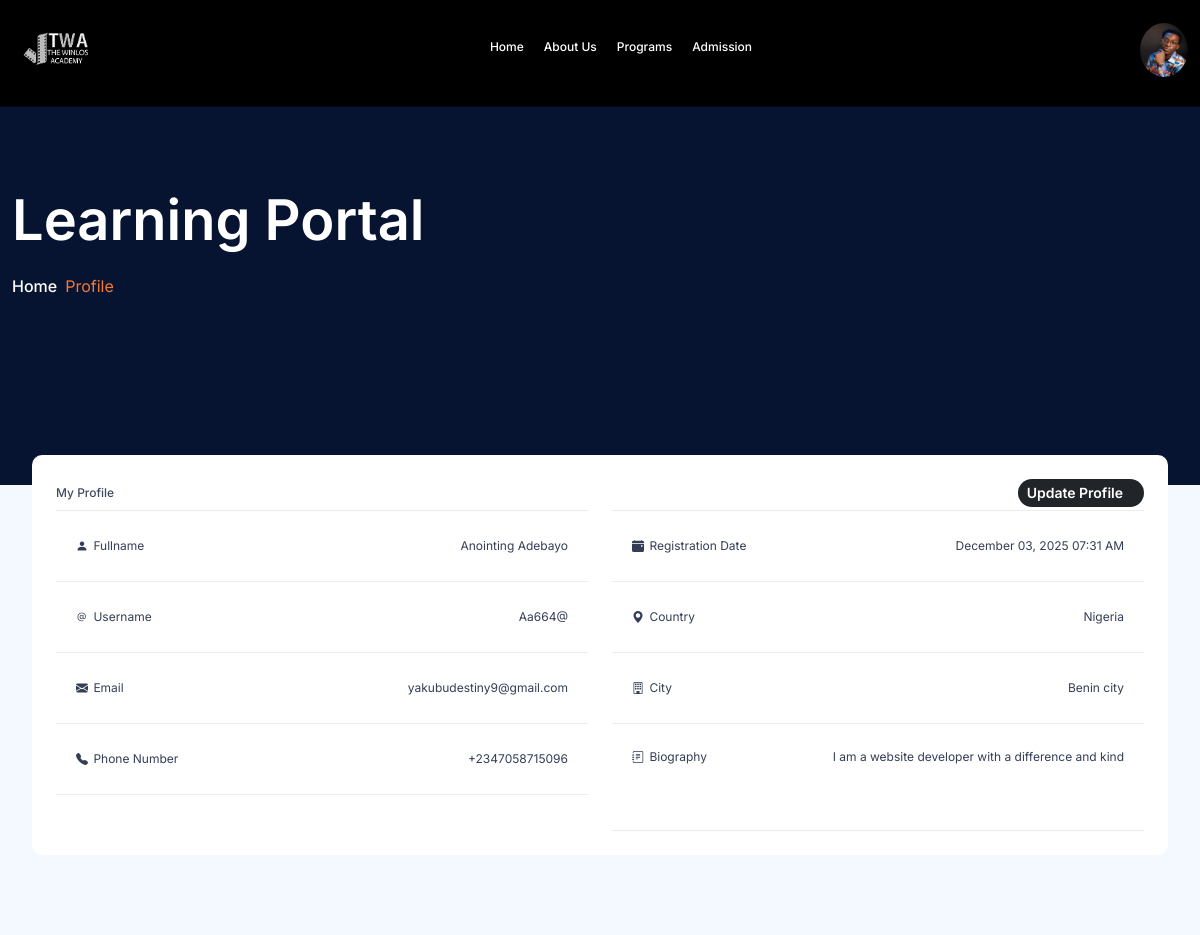
The app's page /student_profile/ (signed in) with its own data.
### winlos_app/models.py (models this page shows, shortened)
class Account(AbstractBaseUser, PermissionsMixin):
    id = models.UUIDField(primary_key=True, default=uuid.uuid4, editable=False)
    email = models.EmailField(_('email address'), unique=True, max_length=100)
    username = models.CharField(_('username'), max_length=30, unique=True, blank=True)
    fullname = models.CharField(_('full name'), max_length=100, blank=True)
    phone_number = models.CharField(
        _('phone number'),
        max_length=15,
        blank=True,
        validators=[RegexValidator(r'^\+?1?\d{9,15}$')]
    )
    country = models.CharField(_('country'), max_length=100, blank=True)
    city = models.CharField(_('city'), max_length=100, blank=True)
    area_of_expertise = models.CharField(_('expertise area'), max_length=150, blank=True)
    gender = models.CharField(_('gender'), max_length=1, choices=GENDER_CHOICES, default='O')
    role = models.CharField(_('role'), max_length=20, choices=ROLE, default='student')
    bio = models.CharField(_('bio'), max_length=300, blank=True)
    profile_pic = models.ImageField(upload_to=user_profile_upload_path, blank=True, null=True)
    date_joined = models.DateTimeField(default=timezone.now)
    last_login = models.DateTimeField(auto_now=True)
    is_active = models.BooleanField(default=True)
    is_staff = models.BooleanField(default=False)
    USERNAME_FIELD = "email"
    REQUIRED_FIELDS = []
    objects = AccountManager()
    class Meta:
        verbose_name = "Account"
        verbose_name_plural = "Accounts"
        ordering = ['-date_joined']

### winlos_app/views.py (the view)
# urls.py: path('student_profile/', student_required(views.student_profile), name='student_profile'),
def student_profile(request):
    return render(request,'student_portal/student_profile.html')

### core/templates/student_portal/student_profile.html (shortened to what this page needs)
{% load static %}
<!DOCTYPE html>
<html lang="en">
<head>
    <link rel="stylesheet" href="{% static 'student_d_assets/css/bootstrap.min.css' %}">
    <link rel="stylesheet" href="{% static 'student_d_assets/css/select2.min.css' %}">
    <link rel="stylesheet" href="{% static 'student_d_assets/css/slick.css' %}">
    <link rel="stylesheet" href="{% static 'student_d_assets/css/magnific-popup.css' %}">
    <link rel="stylesheet" href="{% static 'student_d_assets/css/jquery-ui.css' %}">
    <link rel="stylesheet" href="{% static 'student_d_assets/css/plyr.css' %}">
    <link rel="stylesheet" href="{% static 'student_d_assets/css/editor-quill.css' %}">
    <link rel="stylesheet" href="{% static 'student_d_assets/css/animate.css' %}">
    <link rel="stylesheet" href="{% static 'student_d_assets/css/dataTables.dataTables.min.css' %}">
    <link rel="stylesheet" href="{% static 'student_d_assets/css/aos.css' %}">
    <link rel="stylesheet" href="{% static 'student_d_assets/css/main.css' %}">
     <link rel="stylesheet" href="{% static 'student_d_assets/css/custom.css' %}">
<link rel="stylesheet" href="https://cdn.jsdelivr.net/npm/bootstrap-icons@1.10.5/font/bootstrap-icons.css">
</head>
<body>
<header style="background-color:black;" class="header text-white">
    <div class="container container--xl">
        <nav class="header-inner flex-between gap-12">
            <div class="header-logo-wrapper flex-align">
                <a href="{% url 'home' %}" class="link">
                    <img style="max-width:90px;" src="{% static 'assets/images/logo/winlos_logo_white.png' %}" alt="Logo">
                </a>
            </div>
            <div class="header-menu d-lg-block d-none flex-grow-1">
                <ul class="nav-menu flex-align justify-content-center">
                    <li class="nav-menu__item activePage">
                        <a href="{% url 'home' %}" class="nav-menu__link text-white">Home</a>
                    </li>
                    <li class="nav-menu__item">
                        <a href="{% url 'about_us' %}" class="nav-menu__link text-white">About Us</a>
                    </li>
                    <li class="nav-menu__item">
                        <a href="{% url 'program' %}" class="nav-menu__link text-white">Programs</a>
                    </li>
                    <li class="nav-menu__item">
                        <a href="{% url 'admission' %}" class="nav-menu__link text-white">Admission</a>
                    </li>
                </ul>
            </div>
            <div class="header-right flex-align">
                <div class="dropdown">
                    <button class="dropdown-toggle w-48 h-48" type="button" data-bs-toggle="dropdown" aria-expanded="false">
                        {% if request.user.profile_pic and request.user.profile_pic.name %}
                        <img src="{{ request.user.profile_pic.url }}" alt="Profile" class="w-54 h-54 rounded-circle">
                        {% else %}
                        <img src="{% static 'student_d_assets/images/profile_pic.png' %}" alt="">
                        {% endif %}
                    </button>
                </div>
            </div>
        </nav>
    </div>
</header>
<section class="breadcrumb pt-80 pb-187 bg-neutral-900 position-relative z-1 overflow-hidden mb-0 z-n1">
    <div class="container container--lg">
        <div class="d-flex align-items-center gap-16 justify-content-between flex-wrap">
            <div class="breadcrumb__wrapper">
                <h1 class="breadcrumb__title display-4 fw-semibold text-white mb-20">
                    Learning Portal
                </h1>
                <ul class="breadcrumb__list d-flex align-items-center gap-4 flex-wrap">
                    <li class="breadcrumb__item">
                        <a href="{% url 'home' %}"
                           class="breadcrumb__link text-white hover-text-warning-800 fw-medium">Home</a>
                    </li>
                    <li class="breadcrumb__item">
                        <span class="text-main-two-600">Profile</span>
                    </li>
                </ul>
            </div>
        </div>
    </div>
</section>
<section class="bg-main-25 pb-80 w-100 h-100">
    <div class="container container--lg">
        <div class="d-flex gap-24 mt--120 z-2 position-relative">
            <div class="flex-grow-1" style="min-width:0; margin-top:70px;">
                <div class="px-20">
                    <div class="bg-white rounded-10 px-24 py-24">
                        <div class="d-flex align-items-center justify-content-between gap-2 gap-md-4 mb-3 mb-md-4">
                            <span class="fw-medium text-14 text-md-16 text-neutral-500">My Profile</span>
                            <div class="d-flex align-items-center gap-2 gap-md-3">
                                <a href="{% url 'settings' %}"
                                   class="btn btn-dark rounded-pill fw-semibold transition-03 hover-text-main-600 d-flex align-items-center gap-2
                                          px-3 py-1 px-md-4 py-md-2">
                                    <span style="padding:5px; font-size:14px;">Update Profile</span>
                                    <i style="padding:5px;" class="ph ph-upload-simple"></i>
                                </a>
                            </div>
                        </div>
                        <div class="row">
                            <div class="col-md-6">
                                <div class="d-flex flex-column flex-sm-row justify-content-between border-neutral-30
                                    border-top border-bottom px-20 py-26 line-height-105">
                                    <span class="text-14 fw-normal text-neutral-600"><i class="bi bi-person-fill me-2"></i> Fullname</span>
                                    <span class="text-14 fw-normal text-neutral-600">{{ request.user.fullname|title }}</span>
                                </div>
                                <div class="d-flex flex-column flex-sm-row justify-content-between border-neutral-30
                                    border-bottom px-20 py-26 line-height-105">
                                    <span class="text-14 fw-normal text-neutral-600"><i class="bi bi-at me-2"></i> Username</span>
                                    <span class="text-14 fw-normal text-neutral-600">{{ request.user.username }}</span>
                                </div>
                                <div class="d-flex flex-column flex-sm-row justify-content-between border-neutral-30
                                    border-bottom px-20 py-26 line-height-105">
                                    <span class="text-14 fw-normal text-neutral-600"><i class="bi bi-envelope-fill me-2"></i> Email</span>
                                    <span class="text-14 fw-normal text-neutral-600">{{ request.user.email }}</span>
                                </div>
                                <div class="d-flex flex-column flex-sm-row justify-content-between border-neutral-30
                                    border-bottom px-20 py-26 line-height-105">
                                    <span class="text-14 fw-normal text-neutral-600"><i class="bi bi-telephone-fill me-2"></i> Phone Number</span>
                                    <span class="text-14 fw-normal text-neutral-600">
                                        {{ request.user.phone_number|default:"Not Provided" }}
                                    </span>
                                </div>
                            </div>
                            <div class="col-md-6">
                                <div class="d-flex flex-column flex-sm-row justify-content-between border-neutral-30
                                    border-top border-bottom px-20 py-26 line-height-105">
                                    <span class="text-14 fw-normal text-neutral-600"><i class="bi bi-calendar-event-fill me-2"></i> Registration Date</span>
                                    <span class="text-14 fw-normal text-neutral-600">
                                        {{ request.user.date_joined|date:"F d, Y h:i A" }}
                                    </span>
                                </div>
                                <div class="d-flex flex-column flex-sm-row justify-content-between border-neutral-30
                                    border-bottom px-20 py-26 line-height-105">
                                    <span class="text-14 fw-normal text-neutral-600"><i class="bi bi-geo-alt-fill me-2"></i> Country</span>
                                    <span class="text-14 fw-normal text-neutral-600">
                                        {{ request.user.country|default:"Not Provided" }}
                                    </span>
                                </div>
                                <div class="d-flex flex-column flex-sm-row justify-content-between border-neutral-30
                                    border-bottom px-20 py-26 line-height-105">
                                    <span class="text-14 fw-normal text-neutral-600"><i class="bi bi-building me-2"></i> City</span>
                                    <span class="text-14 fw-normal text-neutral-600">
                                        {{ request.user.city|default:"Not Provided" }}
                                    </span>
                                </div>
                                <div class="d-flex flex-column flex-sm-row justify-content-between border-neutral-30
                                    border-bottom px-20 py-24 line-height-105">
                                    <span class="text-14 fw-normal text-neutral-600"><i class="bi bi-journal-text me-2"></i> Biography</span>
                                    <span class="text-14 fw-normal text-neutral-600 max-w-344-px pb-40">
                                        {{ request.user.bio|default:"No biography added." }}
                                    </span>
                                </div>
                            </div>
                        </div>
                    </div>
                </div>
            </div>
        </div>
    </div>
</section>
</body>
</html>

### core/static/student_d_assets/css/custom.css (style rules this page uses)
.flex-between { margin-bottom: 12px !important; }
.text-14 { font-size: 12px !important; }

### core/templates/student_portal/student_profile.html (style rules this page uses)
.flex-between { margin-bottom: 12px !important; }
.text-14 { font-size: 12px !important; }

### records on screen
Account: user.profile_pic (picture), user.fullname "Anointing Adebayo", user.username "Aa664@", user.email "yakubudestiny9@gmail.com", user.phone_number "+2347058715096", user.date_joined "December 03, 2025 07:31 AM", user.country "Nigeria", user.city "Benin city", user.bio "I am a website developer with a difference and kind"
